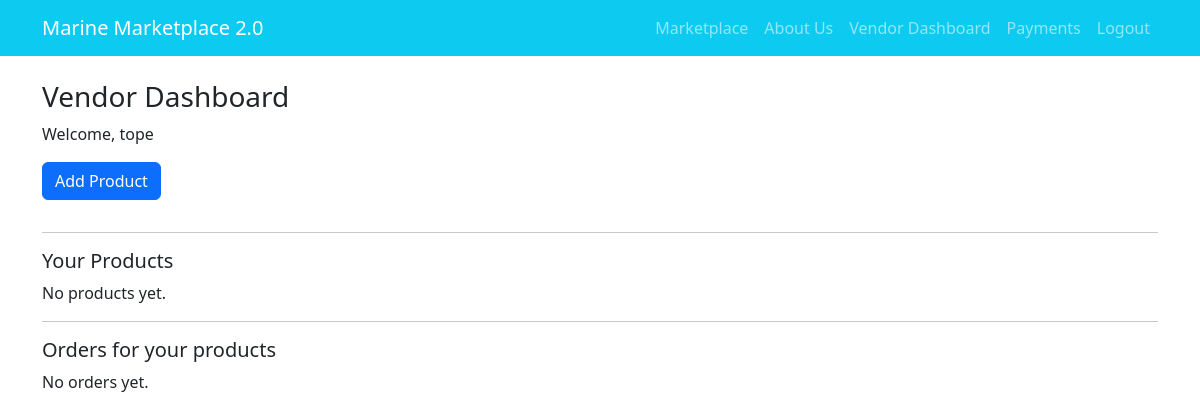
Before: /vendor/dashboard (signed in) with the older database file.
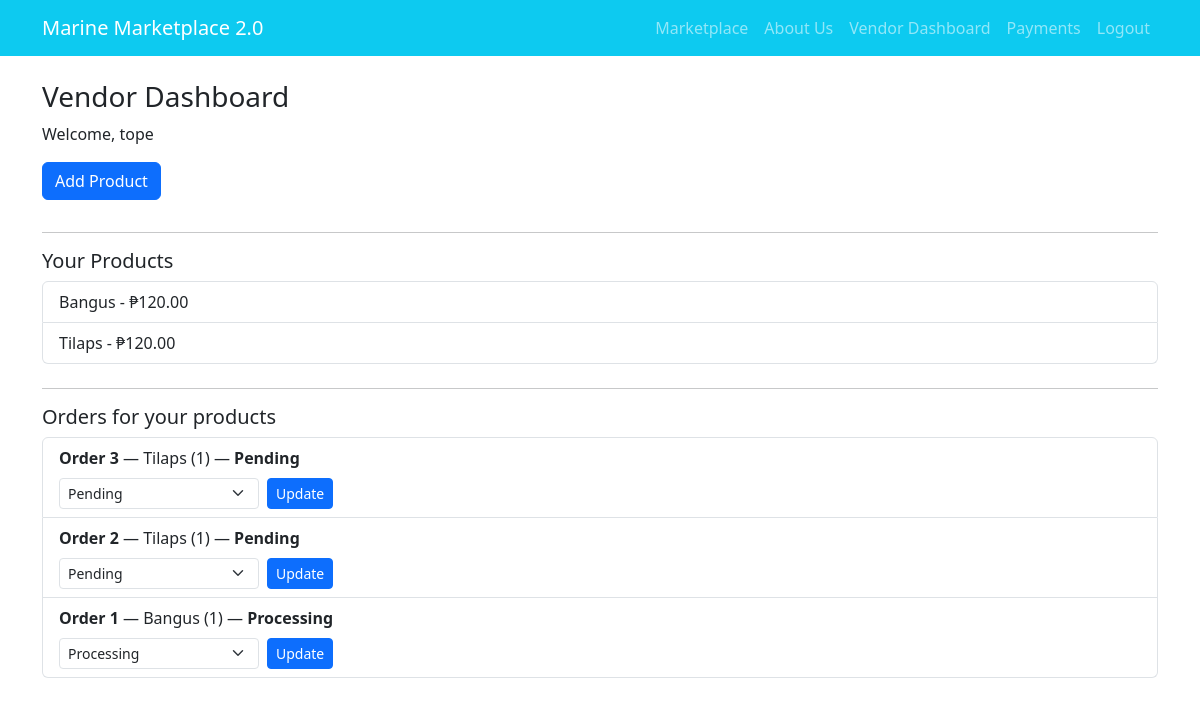
After: the same page with the newer database file.
### app.py (models this page shows, shortened)
class Product(db.Model):
    __tablename__ = 'products'
    id = db.Column(db.Integer, primary_key=True)
    name = db.Column(db.String(200), nullable=False)
    price = db.Column(db.Float, nullable=False)
    quantity = db.Column(db.Integer, nullable=False, default=0)
    description = db.Column(db.String(400))
    image_path = db.Column(db.String(300))
    vendor_id = db.Column(db.Integer, db.ForeignKey('users.id'))
    created_at = db.Column(db.DateTime, default=datetime.utcnow)
    vendor = db.relationship('User', backref='products')

class Order(db.Model):
    __tablename__ = 'orders'
    id = db.Column(db.Integer, primary_key=True)
    product_id = db.Column(db.Integer, nullable=True)  # snapshot of product id
    product_name = db.Column(db.String(200))
    vendor_name = db.Column(db.String(200))
    buyer_id = db.Column(db.Integer, db.ForeignKey('users.id'), nullable=True)
    quantity = db.Column(db.Integer, nullable=False, default=1)
    price_each = db.Column(db.Float, nullable=False, default=0.0)
    status = db.Column(db.String(30), default='Pending')  # Pending, Processing, Shipped, Delivered, Cancelled, Paid
    created_at = db.Column(db.DateTime, default=datetime.utcnow)
    buyer = db.relationship('User', backref='orders')
    order_items = db.relationship('OrderItem', backref='order', cascade='all, delete-orphan')
    payments = db.relationship('Payment', backref='order', cascade='all, delete-orphan')

### app.py (the view)
@app.route('/vendor/dashboard')
@login_required(role='vendor')
def vendor_dashboard():
    user = User.query.get(session['user_id'])
    products = Product.query.filter_by(vendor_id=user.id).all()
    vname = user.fullname or user.username
    orders = Order.query.filter_by(vendor_name=vname).order_by(Order.created_at.desc()).all()
    return render_template('vendor_dashboard.html', user=user, products=products, orders=orders)

### app.py (called while the page is built)
def login_required(role=None):
    def decorator(f):
        @wraps(f)
        def wrapper(*args, **kwargs):
            if 'user_id' not in session:
                flash('Please login first','warning')
                return redirect(url_for('login'))
            if role and session.get('role') != role and session.get('role') != 'admin':
                flash('Access denied','danger')
                return redirect(url_for('index'))
            return f(*args, **kwargs)
        return wrapper
    return decorator

### templates/vendor_dashboard.html (shortened to what this page needs)
{% extends 'base.html' %}
{% block content %}
<h3>Vendor Dashboard</h3>
<p>Welcome, {{ user.fullname or user.username }}</p>
<a class="btn btn-primary mb-3" href="{{ url_for('add_product') }}">Add Product</a>
<hr>
<h5>Your Products</h5>
{% if products %}
<ul class="list-group mb-4">
    {% for p in products %}
    <li class="list-group-item">
        {{ p.name }} - ₱{{ '{:.2f}'.format(p.price) }}
    </li>
    {% endfor %}
</ul>
{% else %}
<p>No products yet.</p>
{% endif %}
<hr>
<h5>Orders for your products</h5>
{% if orders %}
<ul class="list-group">
    {% for o in orders %}
    <li class="list-group-item">
        <strong>Order {{ o.id }}</strong>
        — {{ o.product_name }} ({{ o.quantity }})
        — <b>{{ o.status }}</b>
        <form method="POST"
              action="{{ url_for('update_order', oid=o.id) }}"
              class="mt-2 d-flex align-items-center">
            <select name="status" class="form-select form-select-sm me-2" style="max-width: 200px;">
                <option {% if o.status=='Pending' %}selected{% endif %}>Pending</option>
                <option {% if o.status=='Processing' %}selected{% endif %}>Processing</option>
            </select>
            <button class="btn btn-sm btn-primary">Update</button>
        </form>
    </li>
    {% endfor %}
</ul>
{% else %}
<p>No orders yet.</p>
{% endif %}
{% endblock %}

Changed rows visible on the page:
added Product: name "Bangus", price "120.00"
added Product: name "Tilaps", price "120.00"
added Order: id "3", product_name "Tilaps", quantity "1", status "Pending"
added Order: id "2", product_name "Tilaps", quantity "1", status "Pending"
added Order: id "1", product_name "Bangus", quantity "1", status "Processing"
Other visible differences:
text no longer shown: "No products yet. No orders yet."
